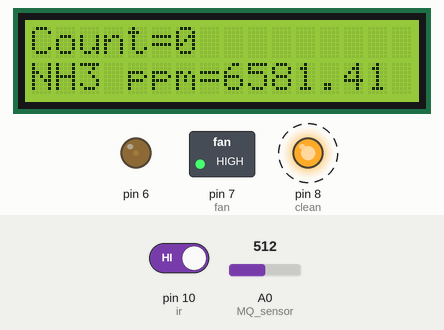
The sketch below on a simulated Arduino Uno, built with avr-gcc and run on an emulated ATmega328P. On the bench: 16×2 character LCD, switched loads named in the sketch (green lamp = pin HIGH), output pins drawn as LEDs (lit = HIGH). Dashed ring = blinking. Inputs (shaded band) come from the test bench; at power-on: A0 (MQ_sensor) = 512, pin 10 (ir) HIGH. What the sketch prints to the serial monitor is not drawn.

Above: at 1.2 s.
1.3 s: A0 (MQ_sensor) set to 1023
At 1.47 s:
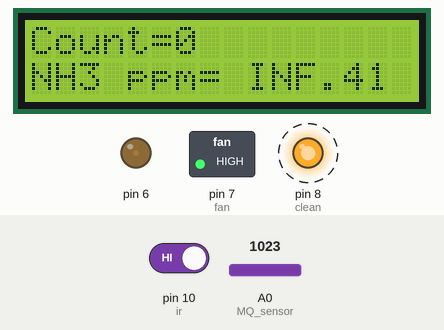
3.7 s: A0 (MQ_sensor) set to 119
At 6.66 s:
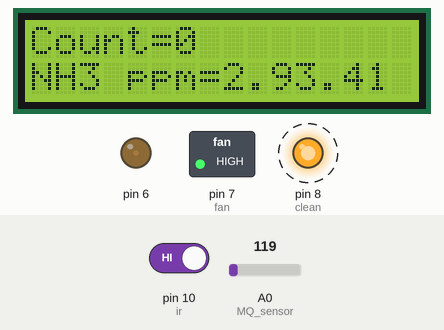
6.7 s: A0 (MQ_sensor) set to 102
At 7.6 s:
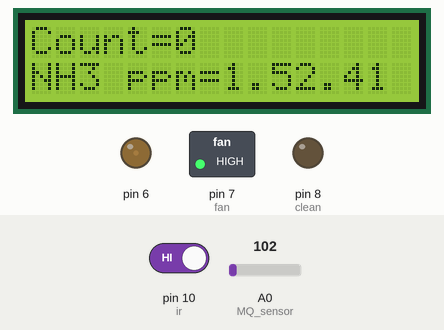
8.2 s: pin 10 (ir) driven LOW
At 11.0 s:
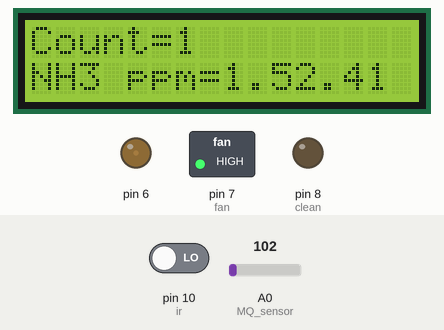
11.2 s: A0 (MQ_sensor) set to 0
At 13.5 s:
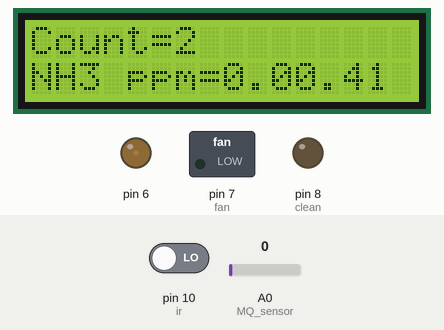
Timing chart, 0 to 14.7 s (numbered marks = the images above; inputs shaded):
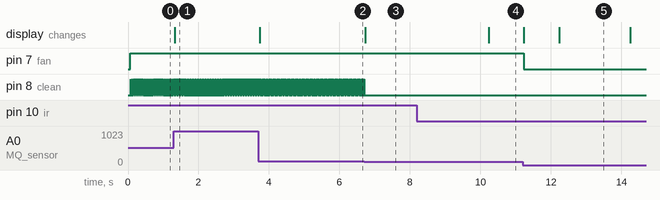

Measured:
- the behaviour switches between 109 and 108 on A0 (MQ_sensor) (found by bisection; images 2 and 3)
- after the input at 1.3 s, the display: changes at once (image 1)
- after the input at 3.7 s, the display: changes at once (image 2)
- after the input at 6.7 s, pin 8 (clean): goes on until 6.7 s, then stays LOW; the display: changes at once (image 3)
- after the input at 8.2 s, the display: changes after 2.0 s (image 4)
- after the input at 11.2 s, pin 7 (fan): HIGH → LOW at once
- by itself, pin 8 (clean): alternates HIGH for 0.02 s and LOW for 0.02 s

The sketch:

mq135.ino
```cpp
/*
 * Program to measure gas in ppm using MQ sensor
 * Dated: 03-03-2019
 */
#include<LiquidCrystal.h>

#define RL 20  //The value of resistor RL is 47K
#define m -0.263 //Enter calculated Slope
#define b 0.42 //Enter calculated intercept
#define Ro 76.63 //Enter found Ro value
#define MQ_sensor A0 //Sensor is connected to A4

int avg_value,n=0;
int fan=7,clean=8,ir=10;
int count=0;

int cnt=20;
LiquidCrystal lcd(12,11,5,4,3,2);

void setup()
{
  pinMode(fan, OUTPUT);
  pinMode(clean, OUTPUT);
  pinMode(ir,INPUT);

  Serial.begin(9600); // sets the serial port to 9600
  Serial.println("NH3 in PPM"); //Display a intro message
  //delay(2000); //Wait for display to show info

  analogWrite(6,cnt);
  lcd.begin(16,2);
}

void loop()
{
  // count person with ir sensor
  if(!(digitalRead(ir)))
  {
    count++;
    Serial.print("Count=");
    Serial.println(count);
    Serial.print("Total=");
    Serial.println(count/2);
    digitalWrite(LED_BUILTIN, HIGH);
    delay(1000);
  }

  //ppm levels check with MQ-135 and controlling fan, clean msg
  float VRL; //Voltage drop across the MQ sensor
  float Rs; //Sensor resistance at gas concentration
  float ratio; //Define variable for ratio
  VRL = analogRead(MQ_sensor)*(5.0/1023.0); //Measure the voltage drop and convert to 0-5V
  Rs = ((5.0*RL)/VRL)-RL; //Use formula to get Rs value
  ratio = Rs/Ro;  // find ratio Rs/Ro
  float ppm = pow(10, ((log10(ratio)-b)/m)); //use formula to calculate ppm


  Serial.print("NH3 (ppm) = ");
  Serial.println(ppm);
  //Serial.print("Voltage = "); //Display a intro message
  //Serial.println(VRL);

  if(ppm>2.0 && n!=2)
  {
    n=2;
    digitalWrite(fan, HIGH);
    digitalWrite(clean, HIGH);
  }
  else if(ppm>1.2)
  {
    n=1;
    digitalWrite(fan, HIGH);
    digitalWrite(clean, LOW);
  }
  else
  {
    n=0;
    digitalWrite(fan, LOW);
    digitalWrite(clean, LOW);
  }

  //lcd printing
  lcd.setCursor(0,0);
  lcd.print(String("Count=")+String(count/2));
  //lcd.print(count/2);
  lcd.setCursor(0,1);
  lcd.print(String("NH3 ppm=")+String(ppm));
  //lcd.print(ppm);
}
```
